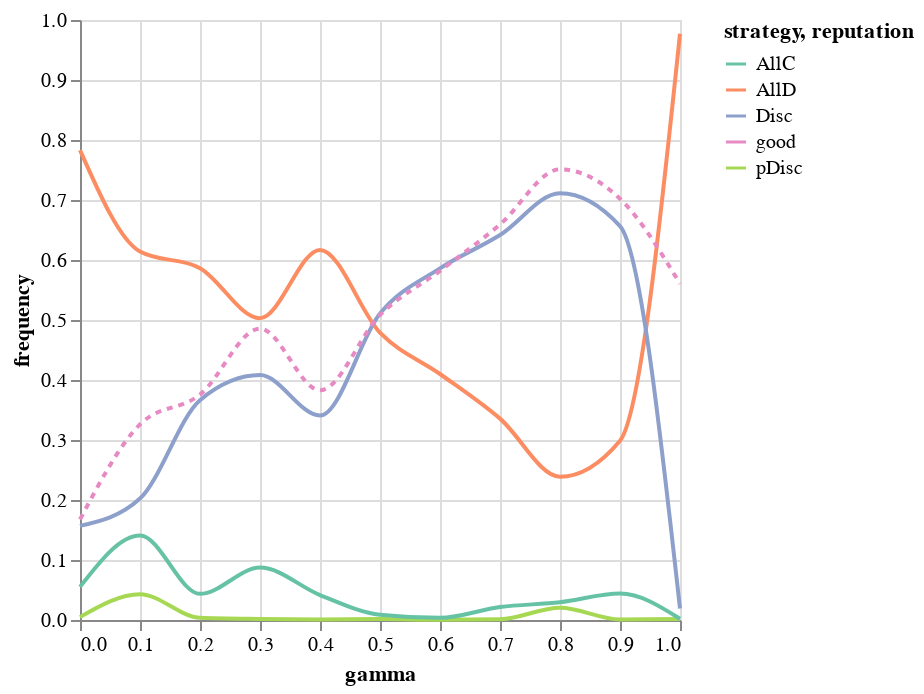

Here is the notebook cell this chart was saved with:
### Code cell
strat_chart + reps_chart

### Figure 1 — Vega-Lite specification as saved in the notebook (floating-point values rounded to 4 significant figures)
{"config": {"view": {"continuousWidth": 300, "continuousHeight": 300}}, "layer": [{"data": {"name": "data-5ee3bc2611caa5d10d48590844541198"}, "mark": {"type": "line", "interpolate": "monotone"}, "encoding": {"color": {"field": "strategy", "scale": {"scheme": "set2"}, "sort": "ascending", "type": "nominal"}, "x": {"field": "gamma", "type": "quantitative"}, "y": {"field": "frequency", "type": "quantitative"}}}, {"data": {"name": "data-e158ba78795312d8b2800ccd5c2cebd8"}, "mark": {"type": "line", "interpolate": "monotone", "strokeDash": [3, 3]}, "encoding": {"color": {"field": "reputation", "sort": "ascending", "type": "nominal"}, "x": {"field": "gamma", "type": "quantitative"}, "y": {"field": "frequency", "type": "quantitative"}}}], "$schema": "https://vega.github.io/schema/vega-lite/v5.16.3.json", "datasets": {"data-5ee3bc2611caa5d10d48590844541198": [{"gamma": 0.0, "strategy": "AllD", "frequency": 0.7832}, {"gamma": 0.1, "strategy": "AllD", "frequency": 0.614}, {"gamma": 0.2, "strategy": "AllD", "frequency": 0.5864}, {"gamma": 0.3, "strategy": "AllD", "frequency": 0.5029}, {"gamma": 0.4, "strategy": "AllD", "frequency": 0.6168}, {"gamma": 0.5, "strategy": "AllD", "frequency": 0.4788}, {"gamma": 0.6, "strategy": "AllD", "frequency": 0.41}, {"gamma": 0.7, "strategy": "AllD", "frequency": 0.3356}, {"gamma": 0.8, "strategy": "AllD", "frequency": 0.2388}, {"gamma": 0.9, "strategy": "AllD", "frequency": 0.2988}, {"gamma": 1.0, "strategy": "AllD", "frequency": 0.9771}, {"gamma": 0.0, "strategy": "pDisc", "frequency": 0.0048}, {"gamma": 0.1, "strategy": "pDisc", "frequency": 0.0428}, {"gamma": 0.2, "strategy": "pDisc", "frequency": 0.0036}, {"gamma": 0.3, "strategy": "pDisc", "frequency": 0.001633}, {"gamma": 0.4, "strategy": "pDisc", "frequency": 0.0008}, {"gamma": 0.5, "strategy": "pDisc", "frequency": 0.0016}, {"gamma": 0.6, "strategy": "pDisc", "frequency": 0.0004}, {"gamma": 0.7, "strategy": "pDisc", "frequency": 0.0012}, {"gamma": 0.8, "strategy": "pDisc", "frequency": 0.0204}, {"gamma": 0.9, "strategy": "pDisc", "frequency": 0.0008}, {"gamma": 1.0, "strategy": "pDisc", "frequency": 0.001633}, {"gamma": 0.0, "strategy": "Disc", "frequency": 0.1568}, {"gamma": 0.1, "strategy": "Disc", "frequency": 0.2024}, {"gamma": 0.2, "strategy": "Disc", "frequency": 0.3664}, {"gamma": 0.3, "strategy": "Disc", "frequency": 0.4082}, {"gamma": 0.4, "strategy": "Disc", "frequency": 0.3408}, {"gamma": 0.5, "strategy": "Disc", "frequency": 0.5108}, {"gamma": 0.6, "strategy": "Disc", "frequency": 0.586}, {"gamma": 0.7, "strategy": "Disc", "frequency": 0.6416}, {"gamma": 0.8, "strategy": "Disc", "frequency": 0.7112}, {"gamma": 0.9, "strategy": "Disc", "frequency": 0.6564}, {"gamma": 1.0, "strategy": "Disc", "frequency": 0.01918}, {"gamma": 0.0, "strategy": "AllC", "frequency": 0.0552}, {"gamma": 0.1, "strategy": "AllC", "frequency": 0.1408}, {"gamma": 0.2, "strategy": "AllC", "frequency": 0.0436}, {"gamma": 0.3, "strategy": "AllC", "frequency": 0.08735}, {"gamma": 0.4, "strategy": "AllC", "frequency": 0.0416}, {"gamma": 0.5, "strategy": "AllC", "frequency": 0.0088}, {"gamma": 0.6, "strategy": "AllC", "frequency": 0.0036}, {"gamma": 0.7, "strategy": "AllC", "frequency": 0.0216}, {"gamma": 0.8, "strategy": "AllC", "frequency": 0.0296}, {"gamma": 0.9, "strategy": "AllC", "frequency": 0.044}, {"gamma": 1.0, "strategy": "AllC", "frequency": 0.002041}], "data-e158ba78795312d8b2800ccd5c2cebd8": [{"gamma": 0.0, "reputation": "good", "frequency": 0.1676}, {"gamma": 0.1, "reputation": "good", "frequency": 0.326}, {"gamma": 0.2, "reputation": "good", "frequency": 0.3756}, {"gamma": 0.3, "reputation": "good", "frequency": 0.4857}, {"gamma": 0.4, "reputation": "good", "frequency": 0.3828}, {"gamma": 0.5, "reputation": "good", "frequency": 0.5084}, {"gamma": 0.6, "reputation": "good", "frequency": 0.582}, {"gamma": 0.7, "reputation": "good", "frequency": 0.6592}, {"gamma": 0.8, "reputation": "good", "frequency": 0.7512}, {"gamma": 0.9, "reputation": "good", "frequency": 0.702}, {"gamma": 1.0, "reputation": "good", "frequency": 0.5604}]}}
